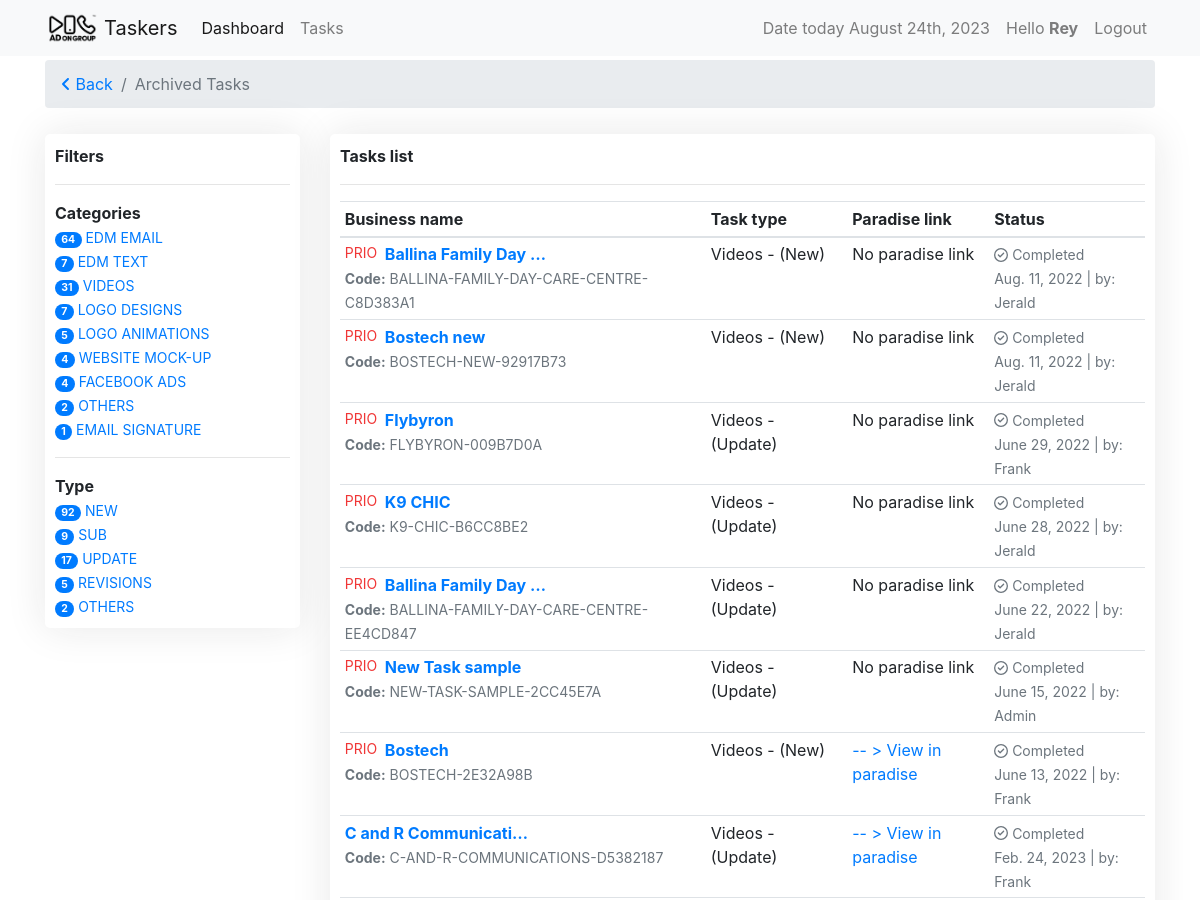
Before: /tasks/task-archived?q=VIDEOS (signed in, upper part) with the older database file.
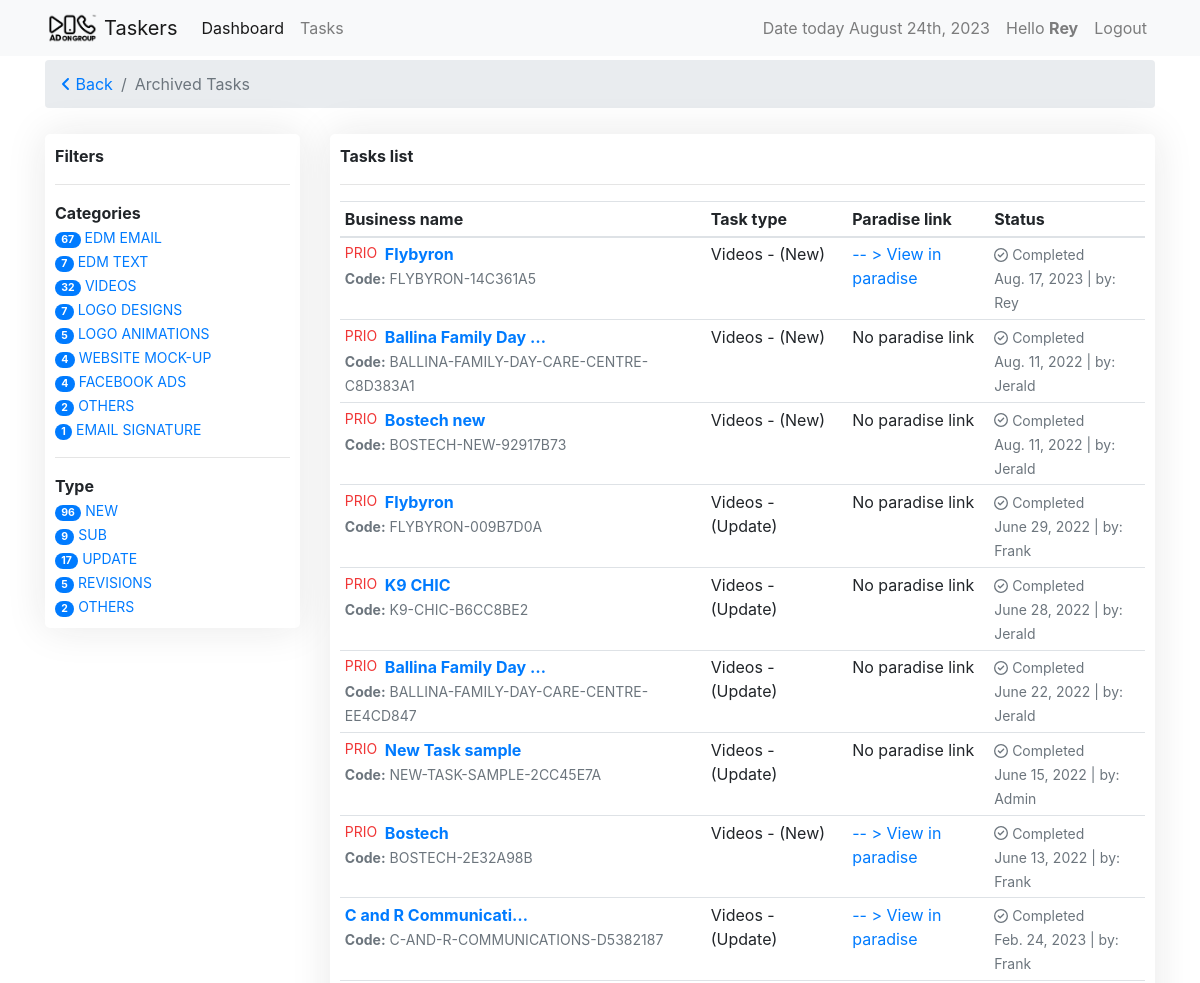
After: the same page with the newer database file.
### tasks/models.py (models this page shows, shortened)
class BaseTime(models.Model):
    created = models.DateTimeField(auto_now_add=True)
    updated = models.DateTimeField(auto_now=True)

class TaskCategory(BaseTime, models.Model):
    name = models.CharField(max_length=120, unique=True)
    task_point = models.FloatField(default=0.0)
    class Meta:
        verbose_name_plural = "Task Categories"
    def __str__(self):
        return self.name

class TaskType(BaseTime, models.Model):
    name = models.CharField(max_length=60)
    task_point = models.FloatField(default=0.0)
    def __str__(self):
        return self.name

class Task(models.Model):
    slug = models.SlugField(unique=True, null=True, blank=True)
    user = models.ForeignKey(settings.AUTH_USER_MODEL,
                             on_delete=models.CASCADE, verbose_name='designers')
    task_type = models.ForeignKey(
        TaskType, on_delete=models.CASCADE, default=1)
    task_category = models.ForeignKey(
        TaskCategory, on_delete=models.CASCADE, default=1)
    name = models.CharField(max_length=120, verbose_name="Client name")
    paradise_link = models.URLField(
        blank=True, null=True, verbose_name="task link")
    check_list = models.ForeignKey(CheckList, on_delete=models.CASCADE, default=1)
    is_priority = models.BooleanField(
        default=False, verbose_name="Is Task Priority?", help_text="Checked if task is priority.")
    is_done = models.BooleanField(default=False, verbose_name="Is Task Completed?",
                                  help_text="Note: Checked if you're done.")
    created = models.DateTimeField(auto_now_add=True)
    updated = models.DateTimeField(auto_now=True)
    class Meta:
        ordering = ['-is_priority', 'is_done', '-updated', '-created']

### tasks/views.py (the view)
# urls.py: path('task-archived', views.TasksArchiveView.as_view(), name="taskarchived"),
class TasksArchiveView(View):
    today = timezone.now()
    yesterday = today - timezone.timedelta(days=1)
    template_name = 'tasks_archive_template.html'
    def get(self, request, *args, **kwargs):
        tasks = Task.objects.filter(is_done=True)
        categories = TaskCategory.objects.filter(Q(task__is_done=True))\
            .annotate(count=Count('task'))
        type = TaskType.objects.filter(Q(task__is_done=True))\
            .annotate(count=Count('task'))
        print(tasks.count())
        query = request.GET.get('q')
        if query:
            tasks = tasks.filter(
                Q(user__username__startswith=query) |
                Q(task_type__name__startswith=query) |
                Q(task_category__name__startswith=query) |
                Q(name__startswith=query) |
                Q(paradise_link__icontains=query) |
                Q(check_list__name__icontains=query)
            ).distinct()
        paginator = Paginator(tasks, tasks.count())
        page_number = request.GET.get('page')
        page_obj = paginator.get_page(page_number)
        context = {'tasks': tasks, 'title': 'archived tasks', 'page_obj': page_obj, 'categories': categories, 'type': type,}
        return render(request, self.template_name, context)

### tasks/templates/tasks_archive_template.html (shortened to what this page needs)
{% extends 'base.html' %}
{% load crispy_forms_tags %}
{% block content %}
<nav aria-label="breadcrumb">
    <ol class="breadcrumb">
      <li class="breadcrumb-item"><a href="{{request.META.HTTP_REFERER}}"><i class="fa-solid fa-angle-left"></i> Back</a></li>
      <li class="breadcrumb-item active" aria-current="page">{{ title|title }}</li>
    </ol>
</nav>
{% include 'includes/tasks_filter.html' %}
{% endblock %}

### tasks/templates/includes/tasks_filter.html (shortened to what this page needs)
{% load crispy_forms_tags %}
<div class="row">
    <div class="col-sm-3">
        <div class="card-container">
            <strong>Filters</strong>
            <hr>
            <strong>Categories</strong> <br>
            {% for cat in categories %}
                <small>
                    <a href="?q={{cat.name}}"><span class="badge badge-primary badge-pill">{{cat.count}}</span> {{ cat.name }}</a>
                </small> <br>
            {% endfor %}
            <hr>
            <strong>Type</strong><br>
            {% for t in type %}
                <small>
                    <a href="?q={{t.name}}"><span class="badge badge-primary badge-pill">{{t.count}}</span> {{ t.name }}</a>
                </small><br>
            {% endfor %}
        </div>
    </div>
    <div class="col-sm-9">
        <div class="card-container">
            <strong>Tasks list</strong>
            <hr>
            <table class="table table-hover table-sm" id="tasks">
                <thead>
                    <tr>
                        <th>Business name</th>
                        <th>Task type</th>
                        <th>Paradise link</th>
                        <th>Status</th>
                    </tr>
                </thead>
                <tbody>
                    {% for task in page_obj %}
                    {% if task %}
                    <tr>
                        <td>
                            <strong>
                                {% if task.is_priority %}
                                    <small class="float-left" style="color: rgba(238, 27, 27, 0.884);">
                                        PRIO
                                    </small>
                                {% endif %}
                                <a href="{% url 'taskers:taskdetail' task.slug %}">
                                    {{ task.name|truncatechars:"20" }}
                                </a><br>
                                <small class="text-muted"><strong>Code:</strong> {{ task.slug|upper }}</small>
                            </strong>
                        </td>
                        <td>
                            {{ task.task_category|title }} - ({{ task.task_type|title }})
                        </td>
                        <td>
                            {% if task.paradise_link %}
                            <a href="{{ task.paradise_link }}"> -- > View in paradise</a>
                            {% else %}
                            No paradise link
                            {% endif %}
                        </td>
                        <td>
                            <small class="text-muted">
                                {% if task.is_done %}
                                    <i class="fa-regular fa-circle-check text-muted"></i> Completed
                                {% else %}
                                Work in progress
                                {% endif %}
                                <br> {{task.updated|date}} | by:
                                {% if request.user.is_superuser %}
                                <a href="{% url 'dashboards:userdetails' task.user.username %}">{{ task.user.username|title }}</a>
                                {% else %}
                                {{ task.user.username|title }}
                                {% endif %}
                            </small>
                        </td>
                    </tr>
                    {% else %}
                        Nothing to display
                    {% endif %}
                    {% endfor %}
                </tbody>
            </table>
        </div>
    </div>
</div>

Changed rows visible on the page:
computed for TaskCategory "EDM EMAIL": count "64" → "67"
computed for TaskCategory "VIDEOS": count "31" → "32"
computed for TaskType "NEW": count "92" → "96"
added Task: is_priority "PRIO", name "Flybyron", slug "FLYBYRON-14C361A5", task_category "Videos", task_type "New", is_done True (drawn), updated "Aug. 17, 2023", user.username "Rey"
